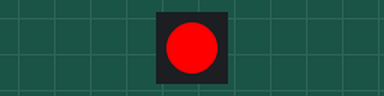
A sketch run on a simulated Arduino Uno, built with avr-gcc and run on an emulated ATmega328P. Parts: 1 RGB LEDs in strip order, left to right. Dim RGB values are drawn brighter than linear.

Above: at 0.15 s.
At 9.65 s:
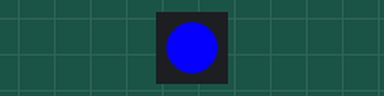
At 19.45 s:
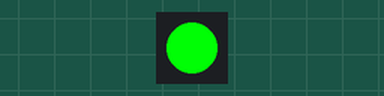
At 38.76 s:
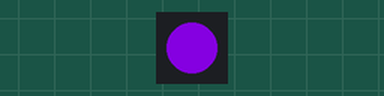
Timing chart, 0 to 40.0 s (numbered marks = the images above):
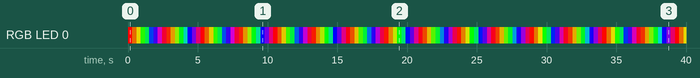

The sketch:

color_wheel.ino
```cpp
//https://www.youtube.com/BitaBit

//Para mais informações sobre este código acesse:
//https://youtu.be/U7RcNgb9qBE

//https://bitabittecnologia.com.br

#include <FastLED.h>

//Quantidade de LEDs na fita
#define NUM_LEDS 1

#define DATA_PIN 3

//Array de LEDs
CRGB leds[NUM_LEDS];

void setup()
{
  //FastLED.addLeds<NEOPIXEL, DATA_PIN>(leds, NUM_LEDS);
  FastLED.addLeds<WS2812B, DATA_PIN, GRB>(leds, NUM_LEDS);
}

void loop()
{
  for(int i=0; i<=255; i++)
  {
    leds[0] = CHSV(i, 255, 255);
    FastLED.show();
    delay(10);
  }

}
```

Measured:
- by itself, RGB LED 0: off → RGB(255, 0, 0) at 0.00 s, → RGB(175, 80, 0) 0.31 s later, → RGB(171, 160, 0) 0.31 s later, → RGB(33, 239, 0) 0.31 s later, … (131 changes in this stretch)
